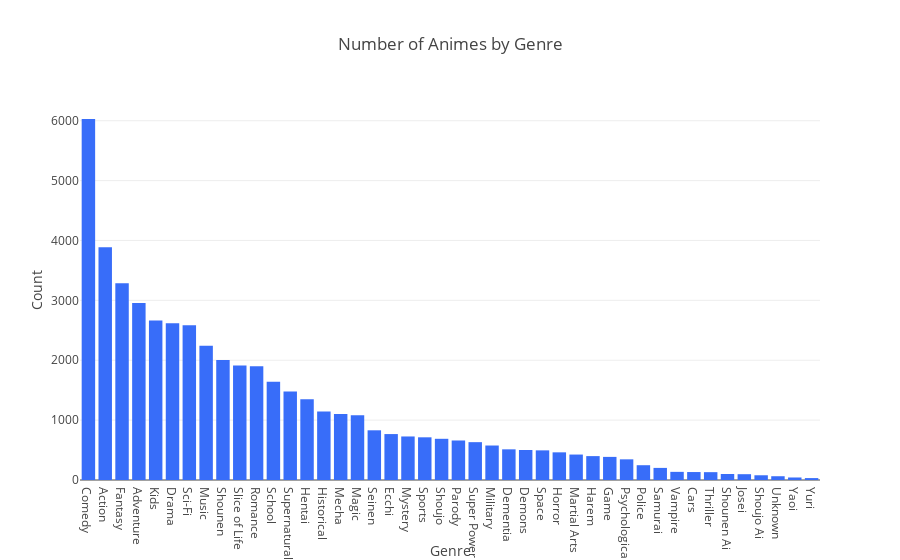

Notebook code for this chart:
### Code cell
fig3 = px.bar(x=genre_counts.index, y=genre_counts.values, labels={'x': 'Genre', 'y': 'Count'}, 
             title='Number of Animes by Genre', color_discrete_sequence=['#386df9'])

fig3.show()

### Figure 1 — Plotly figure (JSON) as saved in the notebook; plotly's stock layout.template omitted (floating-point values rounded to 4 significant figures)
{"data": [{"alignmentgroup": "True", "hovertemplate": "Genre=%{x}<br>Count=%{y}<extra></extra>", "legendgroup": "", "marker": {"color": "#386df9", "pattern": {"shape": ""}}, "name": "", "offsetgroup": "", "orientation": "v", "showlegend": false, "textposition": "auto", "type": "bar", "x": ["Comedy", "Action", "Fantasy", "Adventure", "Kids", "Drama", "Sci-Fi", "Music", "Shounen", "Slice of Life", "Romance", "School", "Supernatural", "Hentai", "Historical", "Mecha", "Magic", "Seinen", "Ecchi", "Mystery", "Sports", "Shoujo", "Parody", "Super Power", "Military", "Dementia", "Demons", "Space", "Horror", "Martial Arts", "Harem", "Game", "Psychological", "Police", "Samurai", "Vampire", "Cars", "Thriller", "Shounen Ai", "Josei", "Shoujo Ai", "Unknown", "Yaoi", "Yuri"], "xaxis": "x", "y": [6029, 3888, 3285, 2957, 2665, 2619, 2583, 2244, 2003, 1914, 1899, 1642, 1479, 1348, 1144, 1101, 1081, 830, 767, 727, 713, 688, 660, 632, 576, 512, 501, 495, 462, 425, 399, 386, 345, 247, 202, 136, 133, 131, 100, 97, 79, 63, 42, 32], "yaxis": "y"}], "layout": {"barmode": "relative", "legend": {"tracegroupgap": 0}, "title": {"text": "Number of Animes by Genre"}, "xaxis": {"anchor": "y", "domain": [0, 1], "title": {"text": "Genre"}}, "yaxis": {"anchor": "x", "domain": [0, 1], "title": {"text": "Count"}}}}
